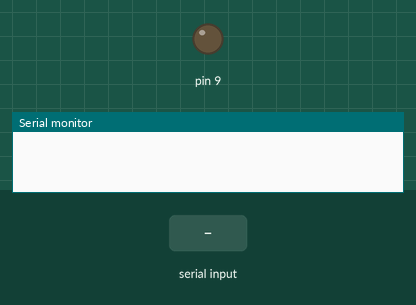
Bench run of a sketch on a simulated Arduino Uno, built with avr-gcc and run on an emulated ATmega328P. Parts: output pins drawn as LEDs (lit = HIGH), the last lines printed to the serial monitor. The inputs (shaded band) are chosen by the test bench.

Above: at 1.2 s.
1.3 s: "90,45\n" received over Serial
At 2.5 s:
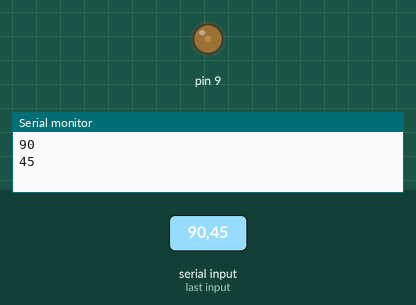
2.8 s: "30,150\n" received over Serial
At 3.9 s:
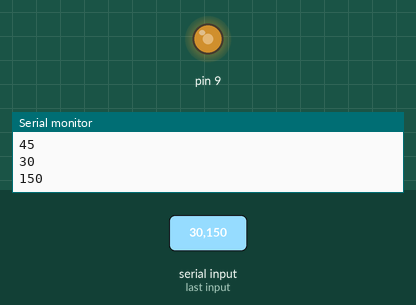
4.3 s: "200\n" received over Serial
At 4.9 s:
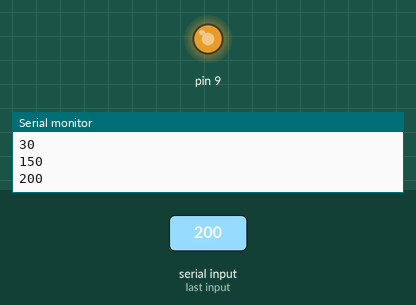
5.8 s: "90\n" received over Serial
At 7.2 s:
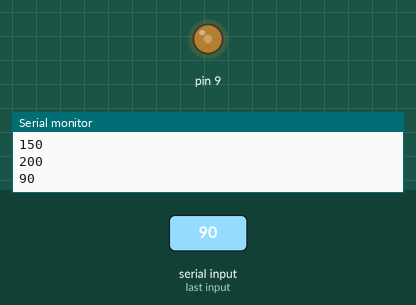
Timing chart, 0 to 8.3 s (numbered marks = the images above; inputs shaded):
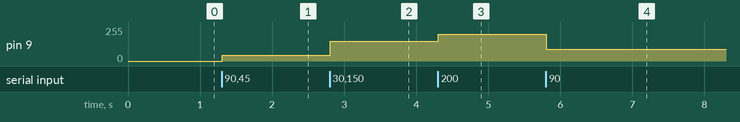

Measured:
- after the input at 1.3 s, pin 9: 0/255 → 45/255 at once
- after the input at 2.8 s, pin 9: 45/255 → 150/255 at once
- after the input at 4.3 s, pin 9: 150/255 → 200/255 at once
- after the input at 5.8 s, pin 9: 200/255 → 90/255 at once

The sketch:

Lab7code.ino
```cpp
void setup() {
  // Set your Baud rate to 9600
  Serial.begin(9600);
  // specify use of digital pin 9 in OUTPUT mode
  pinMode(9, OUTPUT);
}
// initialize an integer of variable name “runcommand” to “0”. “runcommand” will serve as the
// variable that sets your PWM value (0 = 0% duty cycle, 255 = 100% duty cycle, and values in
// between)
int runcommand = 0;

void loop() {
  // create a while loop to see if there is anything “available” to be read in the
  // buffer. The condition must be set so that available bits must be greater than 1, because when
  // you read the serial stream with parseInt it leaves 1 bit behind so then it always gets a 0
  // bit instead of the null bit
  while (Serial.available() > 1) {
    // while strings are available in the buffer, parse the integer(s) available
    // and set “runcommand” to this value
    runcommand = Serial.parseInt();
    // reset “runcommand” to its own absolute value
    runcommand = abs(runcommand);
    // then print out the value of “runcommand” to the serial monitor
    Serial.println(runcommand);
  }
  // after your while loop, check if “runcommand” is greater than 255 (the maximum PWM value)
  // if it is, set “runcommand” to 255
  if (runcommand > 255) {
    runcommand = 255;
  }
  // at the end of your void loop() section, write the value of runcommand to digital pin 9
  analogWrite(9,runcommand);
}
```
